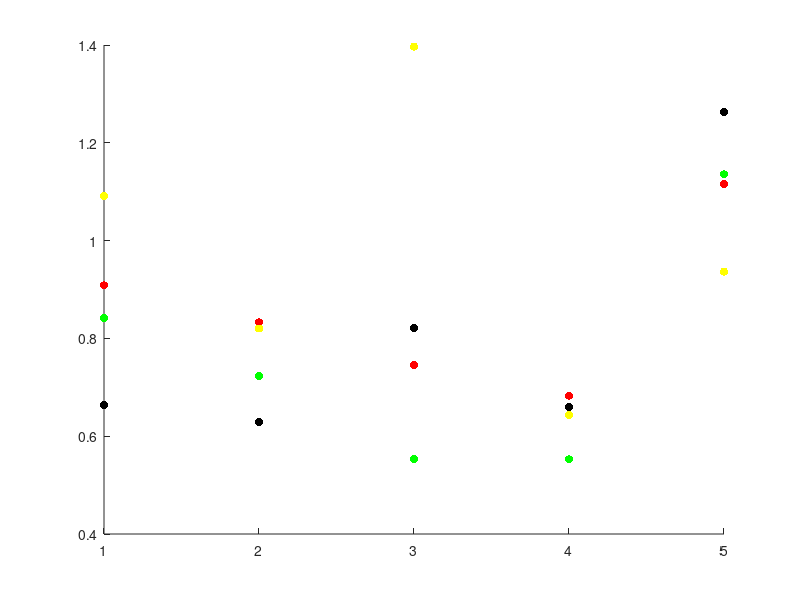

The MATLAB source for this figure: (Note: this script raises an error after producing the figure.)
GA1 = [0.908445; 0.832723; 0.745906; 0.682993; 1.116206];
GA2 = [0.841999; 0.722835; 0.553784; 0.55252; 1.135515];
GA3 = [1.09072; 0.820218; 1.396819; 0.642799; 0.936673];
GA4 = [0.663255; 0.628634; 0.821775; 0.659433; 1.26309];
num= [1; 2; 3; 4; 5];

scatter(num, GA1, 'r', 'filled')
hold on 
scatter(num, GA2, 'g', 'filled')
hold on 
scatter(num, GA3, 'y', 'filled')
hold on
scatter(num, GA4, 'k', 'filled')
yline(1, '--b')

legend('GA1', 'GA2', 'GA3', 'GA4', 'baseline','location','southeast')
xlim([0,6])
xticklabels({'.','ICaL','IKr','IKs','INaL','Jup','.'})
ylabel("Parameter Value")
hold off

